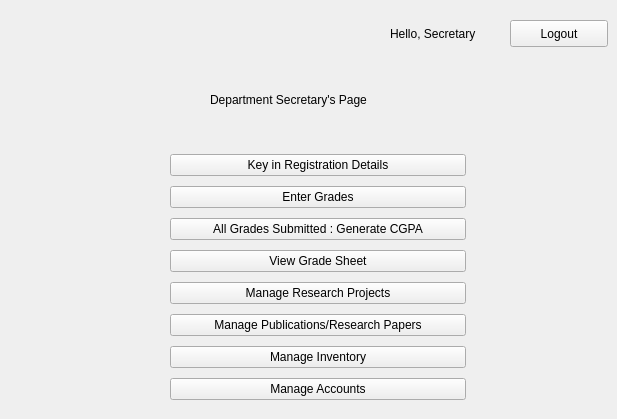
    <widget class="QWidget" name="secyMainPage">
     <widget class="QLabel" name="label_2">
      <property name="geometry">
       <rect>
        <x>210</x>
        <y>90</y>
        <width>211</width>
        <height>20</height>
       </rect>
      </property>
      <property name="text">
       <string>Department Secretary's Page</string>
      </property>
     </widget>
     <widget class="QWidget" name="verticalLayoutWidget_2">
      <property name="geometry">
       <rect>
        <x>170</x>
        <y>150</y>
        <width>296</width>
        <height>260</height>
       </rect>
      </property>
      <layout class="QVBoxLayout" name="secyToolsLayout">
       <item>
        <widget class="QPushButton" name="enterRegistrationDetailsButton">
         <property name="text">
          <string>Key in Registration Details</string>
         </property>
        </widget>
       </item>
       <item>
        <widget class="QPushButton" name="EnterGradesPushButton">
         <property name="text">
          <string>Enter Grades</string>
         </property>
        </widget>
       </item>
       <item>
        <widget class="QPushButton" name="GenerateCGPAPushhButton">
         <property name="text">
          <string>All Grades Submitted : Generate CGPA</string>
         </property>
        </widget>
       </item>
       <item>
        <widget class="QPushButton" name="pushButton">
         <property name="text">
          <string>View Grade Sheet</string>
         </property>
        </widget>
       </item>
       <item>
        <widget class="QPushButton" name="manageProjectsButton">
         <property name="text">
          <string>Manage Research Projects</string>
         </property>
        </widget>
       </item>
       <item>
        <widget class="QPushButton" name="managePublicationsButton">
         <property name="text">
          <string>Manage Publications/Research Papers</string>
         </property>
        </widget>
       </item>
       <item>
        <widget class="QPushButton" name="manageInventoryButton">
         <property name="text">
          <string>Manage Inventory</string>
         </property>
        </widget>
       </item>
       <item>
        <widget class="QPushButton" name="manageAccountsButton">
         <property name="text">
          <string>Manage Accounts</string>
         </property>
        </widget>
       </item>
      </layout>
     </widget>
     <widget class="QLabel" name="helloLabel">
      <property name="geometry">
       <rect>
        <x>390</x>
        <y>24</y>
        <width>121</width>
        <height>20</height>
       </rect>
      </property>
      <property name="text">
       <string>Hello, Secretary</string>
      </property>
     </widget>
     <widget class="QPushButton" name="secretaryLogoutPushButton">
      <property name="geometry">
       <rect>
        <x>510</x>
        <y>20</y>
        <width>98</width>
        <height>27</height>
       </rect>
      </property>
      <property name="text">
       <string>Logout</string>
      </property>
     </widget>
    </widget>
